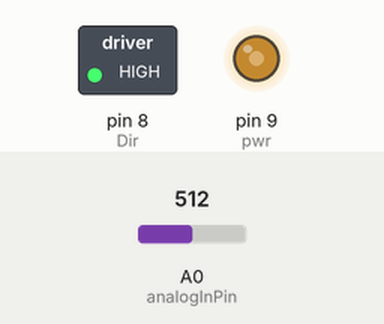
The sketch below on a simulated Arduino Uno, built with avr-gcc and run on an emulated ATmega328P. Parts: switched loads named in the sketch (green lamp = pin HIGH), output pins drawn as LEDs (lit = HIGH). The inputs (shaded band) are chosen by the test bench; at power-on: A0 (analogInPin) = 512. What the sketch prints to the serial monitor is not drawn.

Above: at 0.1 s.
Timing chart, 0 to 1.6 s (numbered marks = the images above):
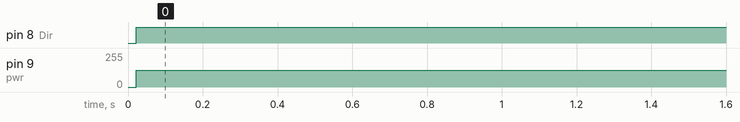

Measured:
- by itself, pin 8 (Dir): LOW → HIGH at 0.02 s
- by itself, pin 9 (pwr): 0/255 → 125/255 at 0.02 s

The sketch:

CURRENT_SENSOR_motor.ino
```cpp
const int analogInPin = A0;

// Number of samples to average the reading over
// Change this to make the reading smoother... but beware of buffer overflows!
const int avgSamples = 10;
#define pwr 9
#define Dir 8
int sensorValue = 0;

double sensitivity = 66; //mV/A
double Vref = 2498.56; // Output voltage with no current: ~ 2500mV or 2.5V

void setup() {
  // initialize serial communications at 9600 bps:
  Serial.begin(9600);

  pinMode(Dir,OUTPUT);
  pinMode(pwr,OUTPUT);
}

void loop() {
  get_current();   /* 1kg*9.81*10cm/100 =0.98 N.m*/

  digitalWrite(Dir,HIGH);
  analogWrite(pwr,125);
delay(1000);

}


void get_current()
{
  // read the analog in value:
  for (int i = 0; i < avgSamples; i++)
  {
    sensorValue += analogRead(analogInPin);

    // wait 2 milliseconds before the next loop
    // for the analog-to-digital converter to settle
    // after the last reading:
    delay(2);

  }

  sensorValue = sensorValue / avgSamples;

  // The on-board ADC is 10-bits -> 2^10 = 1024 -> 5V / 1024 ~= 4.88mV
  // The voltage is in millivolts
  double voltage = 4.88 * sensorValue;

  // This will calculate the actual current (in mA)
  // Using the Vref and sensitivity settings you configure
  double current =(voltage - Vref) / sensitivity;

  // This is the raw sensor value, not very useful without some calculations
  //Serial.print(sensorValue);

  /*************************************************************************************
   * Step 1.)
   * Uncomment and run the following code to set up the baseline voltage
   * (the voltage with 0 current flowing through the device).
   * Make sure no current is flowing through the IP+ and IP- terminals during this part!
   *
   * The output units are in millivolts. Use the Arduino IDE's Tools->Serial Plotter
   * To see a plot of the output. Adjust the Vref potentiometer to set the reference
   * voltage. This allows the sensor to output positive and negative currents!
   *************************************************************************************/

  Serial.print(voltage);
  Serial.print("mV");

  /*************************************************************************************
   * Step 2.)
   * Keep running the same code as above to set up the sensitivity
   * (how many millivolts are output per Amp of current.
   *
   * This time, use a known load current (measure this with a multimeter)
   * to give a constant output voltage. Adjust the sensitivity by turning the
   * gain potentiometer.
   *
   * The sensitivity will be (known current)/(Vreading - Vref).
   *************************************************************************************/

    /*************************************************************************************
   * Step 3.)
   * Comment out the code used for the last two parts and uncomment the following code.
   * When you have performed the calibration steps above, make sure to change the
   * global variables "sensitivity" and "Vref" to what you have set up.
   *
   * This next line of code will print out the calculated current from these parameters.
   * The output is in mA
   *************************************************************************************/
Serial.print("\n");
  Serial.print(current);
  Serial.print(" A");


  // -- DO NOT UNCOMMENT BELOW THIS LINE --
  Serial.print("\n");

  // Reset the sensor value for the next reading
  sensorValue = 0;

  }
```
